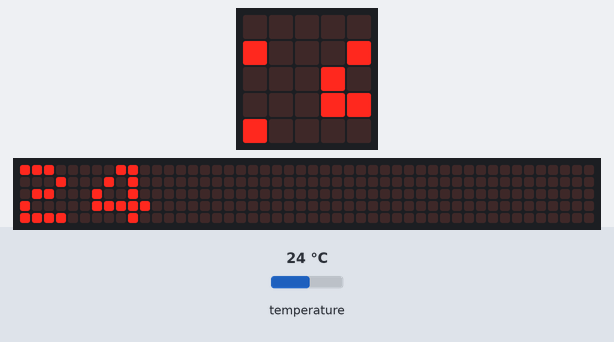
This program was run on a simulated BBC micro:bit (MakeCode). Shown: the board's 5×5 LED display, a strip that is not on the board, showing the scrolling text unrolled. Inputs (shaded band) come from the test bench; at power-on: temperature 24 °C. The 48×5 strip is a reading aid, not a part: it shows the text the display is scrolling, unrolled, one strip-width of it at a time.

Above: at 1.27 s.
1.3 s: temperature set to 25.1 °C
7.7 s: temperature set to 26.4 °C
At 9.97 s:
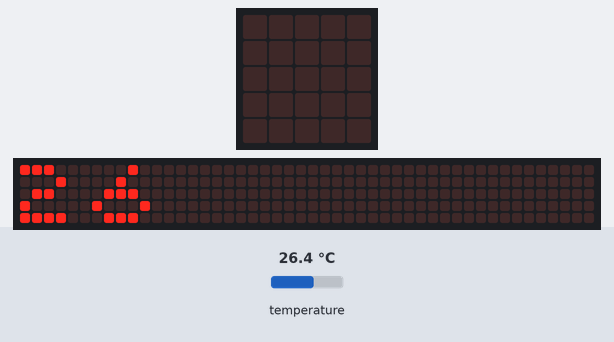
14.4 s: temperature set to 41 °C
At 21.67 s:
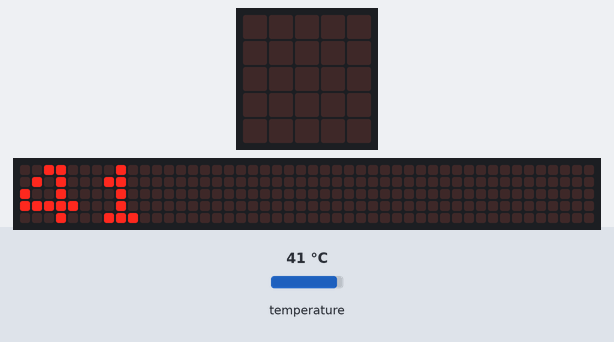
25.8 s: temperature set to 34.6 °C
33.0 s: temperature set to 33.3 °C
At 38.79 s:
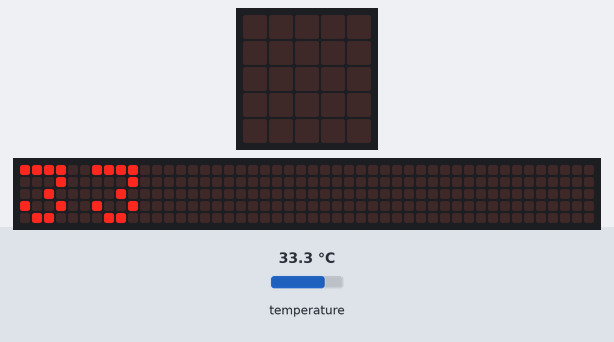
40.2 s: temperature set to 12 °C
At 44.0 s:
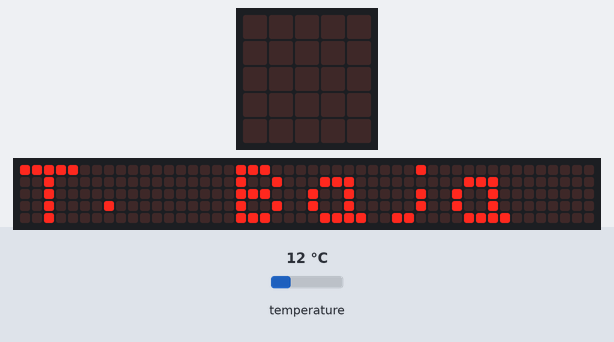

Measured:
- the behaviour switches between 25.9 and 26 °C on temperature (found by bisection; images 0 and 1)
- the behaviour switches between 34 and 33.9 °C on temperature (found by bisection; images 2 and 3)
- after the input at 7.7 s, the display: first differs from a run without the input after 2.2 s (image 1)
- after the input at 14.4 s, the display: first differs from a run without the input after 7.2 s (image 2)
- after the input at 33.0 s, the display: first differs from a run without the input after 5.7 s (image 3)
- after the input at 40.2 s, the display: first differs from a run without the input after 1.2 s (image 4)
- what the display in image 4 shows lasts 0.9 s, from 43.4 s to 44.3 s

The program:

main.ts
```typescript
basic.forever(function () {
    basic.showNumber(input.temperature())
    while (input.temperature() < 26) {
        basic.showString("T. Baja")
    }
    basic.showNumber(input.temperature())
    while (input.temperature() <= 26) {
        basic.showString("T. Normal")
    }
    basic.showNumber(input.temperature())
    while (input.temperature() >= 34) {
        basic.showString("T. Alta")
    }
})
```

test.ts
```typescript
// aquí va el archivo "tests"; esto no se compilará cuando este paquete se utilice como una extensión.
```
